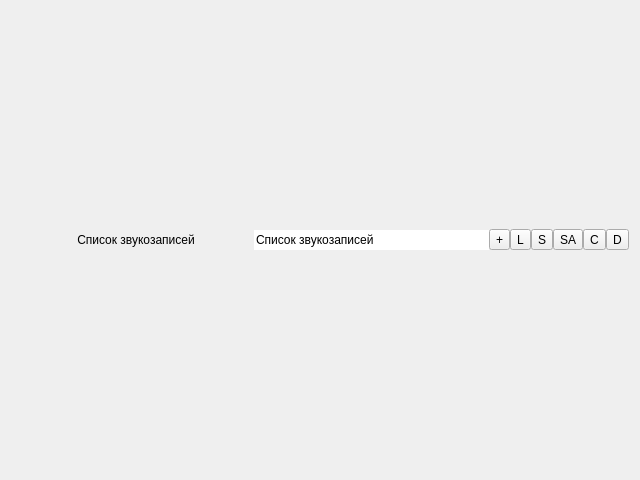
<?xml version="1.0" encoding="UTF-8"?>
<ui version="4.0">
 <class>Form</class>
 <widget class="QWidget" name="Form">
  <property name="geometry">
   <rect>
    <x>0</x>
    <y>0</y>
    <width>640</width>
    <height>480</height>
   </rect>
  </property>
  <property name="minimumSize">
   <size>
    <width>230</width>
    <height>0</height>
   </size>
  </property>
  <property name="windowTitle">
   <string>Form</string>
  </property>
  <layout class="QVBoxLayout" name="verticalLayout">
   <property name="spacing">
    <number>0</number>
   </property>
   <item>
    <layout class="QVBoxLayout" name="layoutSongList">
     <property name="spacing">
      <number>0</number>
     </property>
     <item>
      <layout class="QHBoxLayout" name="layoutListHeader">
       <property name="spacing">
        <number>0</number>
       </property>
       <item>
        <widget class="QLabel" name="labelSaveSign">
         <property name="sizePolicy">
          <sizepolicy hsizetype="Maximum" vsizetype="Preferred">
           <horstretch>0</horstretch>
           <verstretch>0</verstretch>
          </sizepolicy>
         </property>
         <property name="text">
          <string/>
         </property>
        </widget>
       </item>
       <item>
        <widget class="QPushButton" name="buttonListHeader">
         <property name="sizePolicy">
          <sizepolicy hsizetype="Expanding" vsizetype="Fixed">
           <horstretch>0</horstretch>
           <verstretch>0</verstretch>
          </sizepolicy>
         </property>
         <property name="text">
          <string>Список звукозаписей</string>
         </property>
         <property name="flat">
          <bool>true</bool>
         </property>
        </widget>
       </item>
       <item>
        <widget class="QLineEdit" name="lineListHeader">
         <property name="focusPolicy">
          <enum>Qt::NoFocus</enum>
         </property>
         <property name="text">
          <string>Список звукозаписей</string>
         </property>
         <property name="frame">
          <bool>false</bool>
         </property>
         <property name="clearButtonEnabled">
          <bool>false</bool>
         </property>
        </widget>
       </item>
       <item>
        <widget class="QToolButton" name="buttonAddTrack">
         <property name="text">
          <string>+</string>
         </property>
         <property name="icon">
          <iconset resource="../assets/icons.qrc">
           <normaloff>:/playlist/icons/add.png</normaloff>:/playlist/icons/add.png</iconset>
         </property>
         <property name="iconSize">
          <size>
           <width>32</width>
           <height>32</height>
          </size>
         </property>
        </widget>
       </item>
       <item>
        <widget class="QToolButton" name="buttonLoadList">
         <property name="sizePolicy">
          <sizepolicy hsizetype="Minimum" vsizetype="Fixed">
           <horstretch>0</horstretch>
           <verstretch>0</verstretch>
          </sizepolicy>
         </property>
         <property name="text">
          <string>L</string>
         </property>
         <property name="icon">
          <iconset resource="../assets/icons.qrc">
           <normaloff>:/playlist/icons/up-loading.png</normaloff>:/playlist/icons/up-loading.png</iconset>
         </property>
         <property name="iconSize">
          <size>
           <width>32</width>
           <height>32</height>
          </size>
         </property>
        </widget>
       </item>
       <item>
        <widget class="QToolButton" name="buttonSaveList">
         <property name="text">
          <string>S</string>
         </property>
         <property name="icon">
          <iconset resource="../assets/icons.qrc">
           <normaloff>:/playlist/icons/save.png</normaloff>:/playlist/icons/save.png</iconset>
         </property>
         <property name="iconSize">
          <size>
           <width>32</width>
           <height>32</height>
          </size>
         </property>
        </widget>
       </item>
       <item>
        <widget class="QToolButton" name="buttonSaveListAs">
         <property name="text">
          <string>SA</string>
         </property>
         <property name="icon">
          <iconset resource="../assets/icons.qrc">
           <normaloff>:/playlist/icons/save_as.png</normaloff>:/playlist/icons/save_as.png</iconset>
         </property>
         <property name="iconSize">
          <size>
           <width>32</width>
           <height>32</height>
          </size>
         </property>
        </widget>
       </item>
       <item>
        <widget class="QToolButton" name="buttonClearList">
         <property name="text">
          <string>C</string>
         </property>
         <property name="icon">
          <iconset resource="../assets/icons.qrc">
           <normaloff>:/playlist/icons/clear.png</normaloff>:/playlist/icons/clear.png</iconset>
         </property>
         <property name="iconSize">
          <size>
           <width>32</width>
           <height>32</height>
          </size>
         </property>
        </widget>
       </item>
       <item>
        <widget class="QToolButton" name="buttonDeleteList">
         <property name="text">
          <string>D</string>
         </property>
         <property name="icon">
          <iconset resource="../assets/icons.qrc">
           <normaloff>:/playlist/icons/delete.png</normaloff>:/playlist/icons/delete.png</iconset>
         </property>
         <property name="iconSize">
          <size>
           <width>32</width>
           <height>32</height>
          </size>
         </property>
        </widget>
       </item>
      </layout>
     </item>
    </layout>
   </item>
  </layout>
 </widget>
 <resources>
  <include location="../assets/icons.qrc"/>
 </resources>
 <connections/>
</ui>
